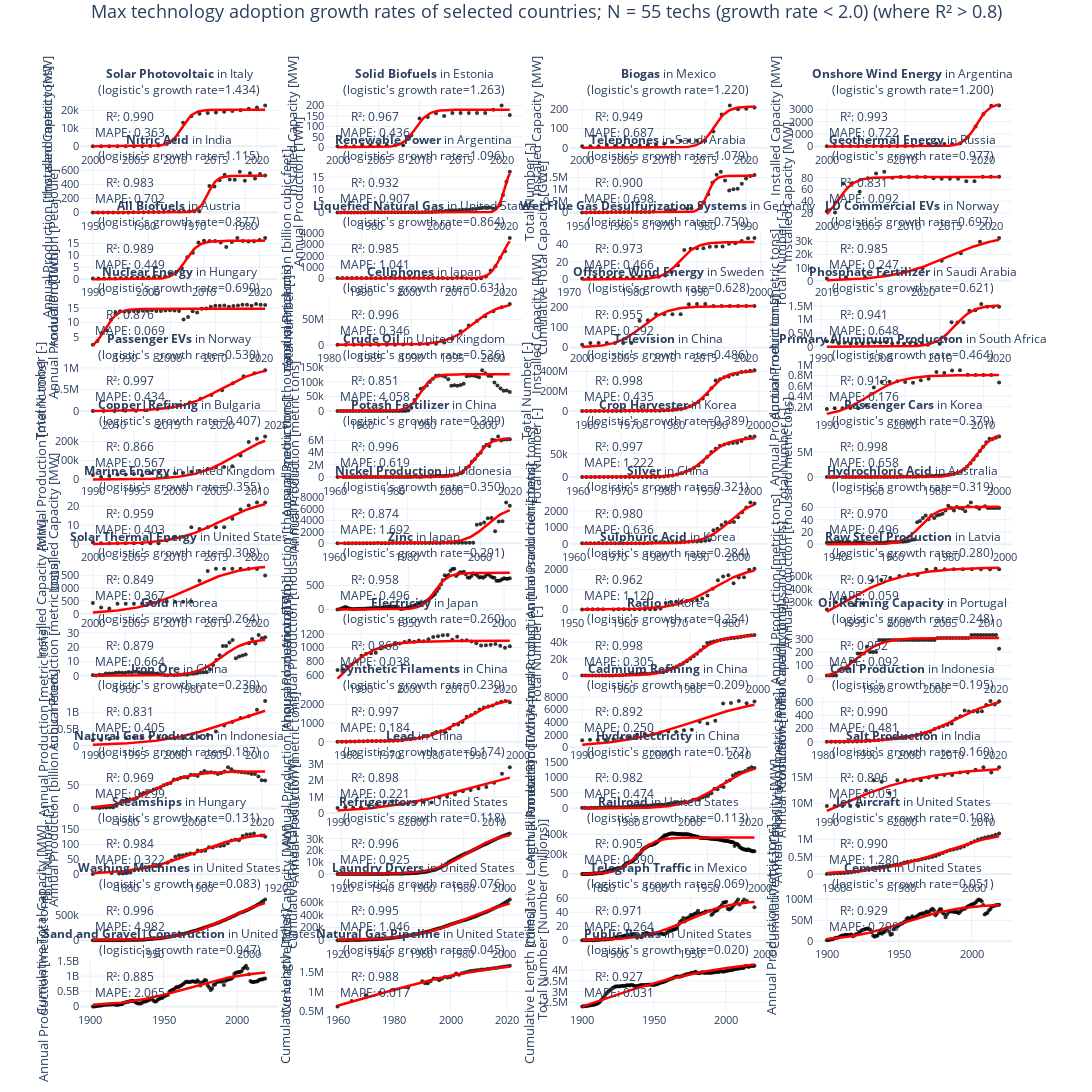

Notebook cell for this chart:
### Code cell
plot_growth_rates(
    data=data_clean[data_clean['country'] != 'World'],
    # specific_tech='Solar Photovoltaic', 
    # specific_country='Canada',
    # normalize=True,
    # sort_by='r2',
    country_rate='max',
    rate_cuttoff=2.0,
    r2_cuttoff=0.8,
    # mape_cuttoff=0.2,
    formulations=['logistic']
    )
